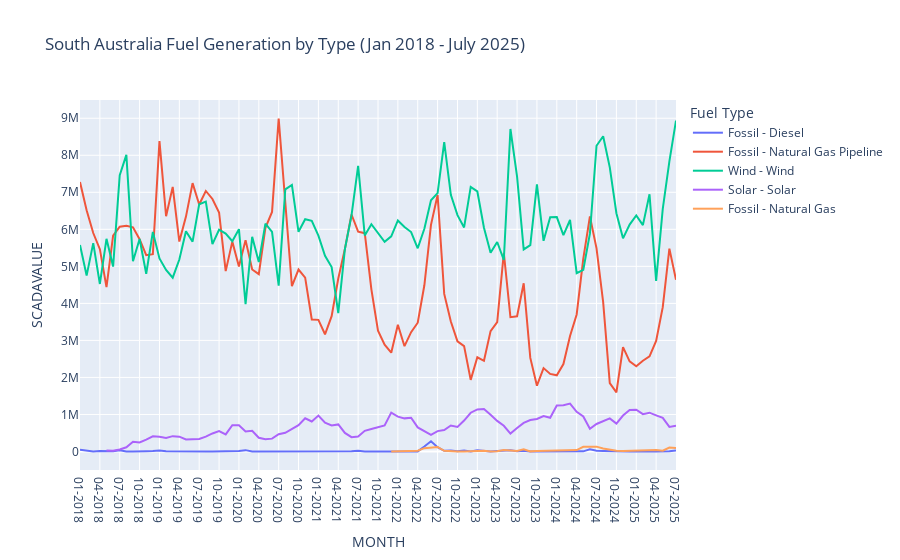

This figure's notebook cell:
### Code cell
px.line(sa_fuel_generation_agg, x = 'MONTH', y = 'SCADAVALUE', color = 'Fuel Type', title = 'South Australia Fuel Generation by Type (Jan 2018 - July 2025)')
